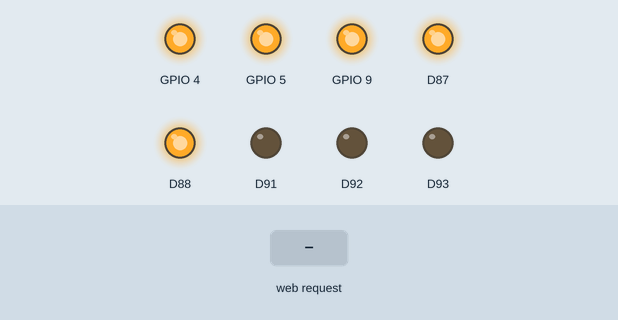
This program was run on a simulated Raspberry Pi (BCM pin numbers). Parts: output pins drawn as LEDs (lit = HIGH). The test bench sets the inputs (shaded band). Threads take turns every 2 ms; the clock reads 2024-03-15 10:24:30 at power-on unless the program sets it; what the program prints to the terminal is not drawn.

Above: at 1.2 s.
1.3 s: HTTP request for / received
2.8 s: HTTP request for /control received
4.3 s: HTTP request for /control received with the fields sequence=1
Timing chart, 0 to 7.3 s (numbered marks = the images above; inputs shaded):
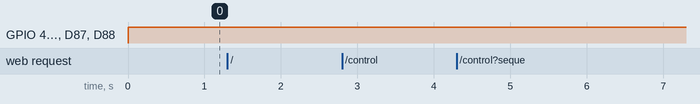

The program:

main.py
```python
import threading
from flask import Flask
# (Import your gpio_server and Flask logic)

def run_flask():
    from toggle_html import app  # Assuming you saved your Flask app in flask_app.py
    app.run(host='0.0.0.0', port=5000)

def run_gpio_server():
    from toggle_pins import main  # Assuming you saved the GPIO server in gpio_server.py
    main()

if __name__ == "__main__":
    flask_thread = threading.Thread(target=run_flask)
    gpio_thread = threading.Thread(target=run_gpio_server)

    flask_thread.start()
    gpio_thread.start()

    flask_thread.join()
    gpio_thread.join()
```

toggle_html.py
```python
from flask import Flask, render_template_string, request
import socket
import time

app = Flask(__name__)

html_template = """
<!DOCTYPE html>
<html>
<head>
    <title>GPIO Control</title>
    <style>
        body {
            background-color: #121212;
            color: #ffffff;
            font-family: Arial, sans-serif;
        }
        h1 {
            text-align: center;
        }
        form {
            text-align: center;
            margin-top: 50px;
        }
        input[type="text"] {
            padding: 10px;
            font-size: 16px;
            margin-bottom: 20px;
        }
        button {
            background-color: #1f1f1f;
            color: #ffffff;
            border: 1px solid #ffffff;
            padding: 10px 20px;
            font-size: 16px;
            cursor: pointer;
        }
        button:hover {
            background-color: #333333;
        }
    </style>
</head>
<body>
    <h1>GPIO Character Sequence Control</h1>
    <form method="POST" action="/control">
        <input type="text" name="sequence" placeholder="Enter number sequence" required>
        <br>
        <button type="submit">Submit</button>
    </form>
</body>
</html>
"""

# Mappings for each pin
# Pin 5
Row_0_pin_0 = {
    "q": "000",
    "w": "001",
    "e": "010",
    "r": "011",
    "u": "100",
    "i": "101",
    "o": "110",
    "p": "111"
}

# Pin 4
Row_1_pin_0 = {
    "t": "000",
    "y": "001",
    "]": "010",
    # "F7": "011",
    # "SHIFT_L": "100",
    # "BACKSPACE": "101",
    "[": "110",
}

# Pin 9
Row_2_pin_0 = {
    "a": "000",
    "s": "001",
    "d": "011",
    "f": "101",
    "j": "110",
    "k": "111",
}

# Pin 87
Row_2_pin_1 = {
    "l": "000",
    '"': "010",
    ";": "110",
    # "\": "101",
    # "ENTER": "010",
    "SHIFT_R": "011",
}

# Pin 88
Row_3_pin_0 = {
    "g": "000",
    "h": "010",
    # "Up": "011",
    # "Space": "101",
    "'": "110",
}

def send_command(pin_states):
    client_socket = socket.socket(socket.AF_INET, socket.SOCK_STREAM)
    client_socket.connect(('localhost', 65432))
    client_socket.send(str(pin_states).encode())
    client_socket.close()
    print(f"Sent command: {pin_states}")

def process_sequence(sequence):
    print(f"Processing sequence: {sequence}")
    for char in sequence:
        print(f"Processing character: {char}")
        if char in Row_0_pin_0:
            binary_input = Row_0_pin_0[char]
            pin_states = {
                'pin1': True, 'pin2': False, 'pin3': False, 'pin4': False, 'pin5': False,
                'bin0': binary_input[2] == '1',
                'bin1': binary_input[1] == '1',
                'bin2': binary_input[0] == '1'
            }
            send_command(pin_states)
            time.sleep(0.2)
        elif char in Row_1_pin_0:
            binary_input = Row_1_pin_0[char]
            pin_states = {
                'pin1': False, 'pin2': True, 'pin3': False, 'pin4': False, 'pin5': False,
                'bin0': binary_input[2] == '1',
                'bin1': binary_input[1] == '1',
                'bin2': binary_input[0] == '1'
            }
            send_command(pin_states)
            time.sleep(0.2)
        elif char in Row_2_pin_0:
            binary_input = Row_2_pin_0[char]
            pin_states = {
                'pin1': False, 'pin2': False, 'pin3': True, 'pin4': False, 'pin5': False,
                'bin0': binary_input[2] == '1',
                'bin1': binary_input[1] == '1',
                'bin2': binary_input[0] == '1'
            }
            send_command(pin_states)
            time.sleep(0.2)
        elif char in Row_2_pin_1:
            binary_input = Row_2_pin_1[char]
            pin_states = {
                'pin1': False, 'pin2': False, 'pin3': False, 'pin4': True, 'pin5': False,
                'bin0': binary_input[2] == '1',
                'bin1': binary_input[1] == '1',
                'bin2': binary_input[0] == '1'
            }
            send_command(pin_states)
            time.sleep(0.2)
        elif char in Row_3_pin_0:
            binary_input = Row_3_pin_0[char]  # ✅ Fixed incorrect dictionary reference
            pin_states = {
                'pin1': False, 'pin2': False, 'pin3': False, 'pin4': False, 'pin5': True,
                'bin0': binary_input[2] == '1',
                'bin1': binary_input[1] == '1',
                'bin2': binary_input[0] == '1'
            }
            send_command(pin_states)
            time.sleep(0.2)
@app.route('/')
def index():
    print("Rendering index page")
    return render_template_string(html_template)

@app.route('/control', methods=['POST'])
def control():
    sequence = request.form['sequence']
    print(f"Received sequence: {sequence}")
    process_sequence(sequence)
    return render_template_string(html_template)

if __name__ == '__main__':
    print("Starting GPIO Control Server")
    app.run(host='0.0.0.0', port=5000)
```

toggle_pins.py
```python
import gpiod
import socket
import ast
import time

def setup_gpio():
    chip = gpiod.Chip("0")
    chip2 = gpiod.Chip("1")

    Row_0_pin_5 = chip.get_line(5)
    Row_1_pin_4 = chip.get_line(4)
    Row_2_pin_9 = chip.get_line(9)
    Row_2_pin_87 = chip2.get_line(87)
    Row_2_pin_88 = chip2.get_line(88)

    input_0 = chip2.get_line(91)
    input_1 = chip2.get_line(92)
    input_2 = chip2.get_line(93)

    Row_0_pin_5.request(consumer='gpio_control', type=gpiod.LINE_REQ_DIR_OUT)
    Row_1_pin_4.request(consumer='gpio_control', type=gpiod.LINE_REQ_DIR_OUT)
    Row_2_pin_9.request(consumer='gpio_control', type=gpiod.LINE_REQ_DIR_OUT)
    Row_2_pin_87.request(consumer='gpio_control', type=gpiod.LINE_REQ_DIR_OUT)
    Row_2_pin_88.request(consumer='gpio_control', type=gpiod.LINE_REQ_DIR_OUT)

    input_0.request(consumer='gpio_control', type=gpiod.LINE_REQ_DIR_OUT)
    input_1.request(consumer='gpio_control', type=gpiod.LINE_REQ_DIR_OUT)
    input_2.request(consumer='gpio_control', type=gpiod.LINE_REQ_DIR_OUT)

    return Row_0_pin_5, Row_1_pin_4, Row_2_pin_9, Row_2_pin_87, Row_2_pin_88, input_0, input_1, input_2

def set_default_state(lines):
    Row_0_pin_5, Row_1_pin_4, Row_2_pin_9, Row_2_pin_87, Row_2_pin_88, input_0, input_1, input_2 = lines
    try:
        Row_0_pin_5.set_value(1)
        Row_1_pin_4.set_value(1)
        Row_2_pin_9.set_value(1)
        Row_2_pin_87.set_value(1)
        Row_2_pin_88.set_value(1)

        input_0.set_value(0)
        input_1.set_value(0)
        input_2.set_value(0)
        print("Restored default state: all enable pins high (false), input pins low (true)")
    except Exception as e:
        print(f"Error setting default state: {e}")

def set_gpio_state(pin_states, lines):
    Row_0_pin_5, Row_1_pin_4, Row_2_pin_9, Row_2_pin_87, Row_2_pin_88, input_0, input_1, input_2 = lines
    try:
        # Set the states of pins 5, 4, 9 and 87
        Row_0_pin_5.set_value(0 if pin_states.get('pin1', False) else 1)
        Row_1_pin_4.set_value(0 if pin_states.get('pin2', False) else 1)
        Row_2_pin_9.set_value(0 if pin_states.get('pin3', False) else 1)
        Row_2_pin_87.set_value(0 if pin_states.get('pin4', False) else 1)
        Row_2_pin_88.set_value(0 if pin_states.get('pin5', False) else 1)
        print(f"Set enable pins: pin5={'LOW' if pin_states.get('pin1', False) else 'HIGH'}, pin4={'LOW' if pin_states.get('pin2', False) else 'HIGH'}, pin9={'LOW' if pin_states.get('pin3', False) else 'HIGH'}")

        # Set the states of pins 91, 92, and 93 based on binary values
        input_0.set_value(1 if pin_states.get('bin0', False) else 0)
        input_1.set_value(1 if pin_states.get('bin1', False) else 0)
        input_2.set_value(1 if pin_states.get('bin2', False) else 0)
        print(f"Set input pins: pin91={'HIGH' if pin_states.get('bin0', False) else 'LOW'}, pin92={'HIGH' if pin_states.get('bin1', False) else 'LOW'}, pin93={'HIGH' if pin_states.get('bin2', False) else 'LOW'}")
    except Exception as e:
        print(f"Error setting GPIO state: {e}")

def main():
    lines = setup_gpio()
    set_default_state(lines)

    # Setup socket server
    server_socket = socket.socket(socket.AF_INET, socket.SOCK_STREAM)
    server_socket.bind(('localhost', 65432))
    server_socket.listen(1)
    print("Server started, waiting for connections...")

    while True:
        try:
            conn, addr = server_socket.accept()
            print(f"Accepted connection from {addr}")
            data = conn.recv(1024).decode()
            print(f"Received data: {data}")
            pin_states = ast.literal_eval(data)
            print(f"Parsed pin states: {pin_states}")

            set_gpio_state(pin_states, lines)
            conn.close()

            # Wait half a second before restoring default state
            time.sleep(0.2)
            set_default_state(lines)
            time.sleep(0.2)
        except Exception as e:
            print(f"Error handling connection: {e}")

if __name__ == "__main__":
    main()
```

Measured:
- after the input at 1.3 s, every drawn part: stays the same
- after the input at 2.8 s, every drawn part: stays the same
- after the input at 4.3 s, every drawn part: stays the same
